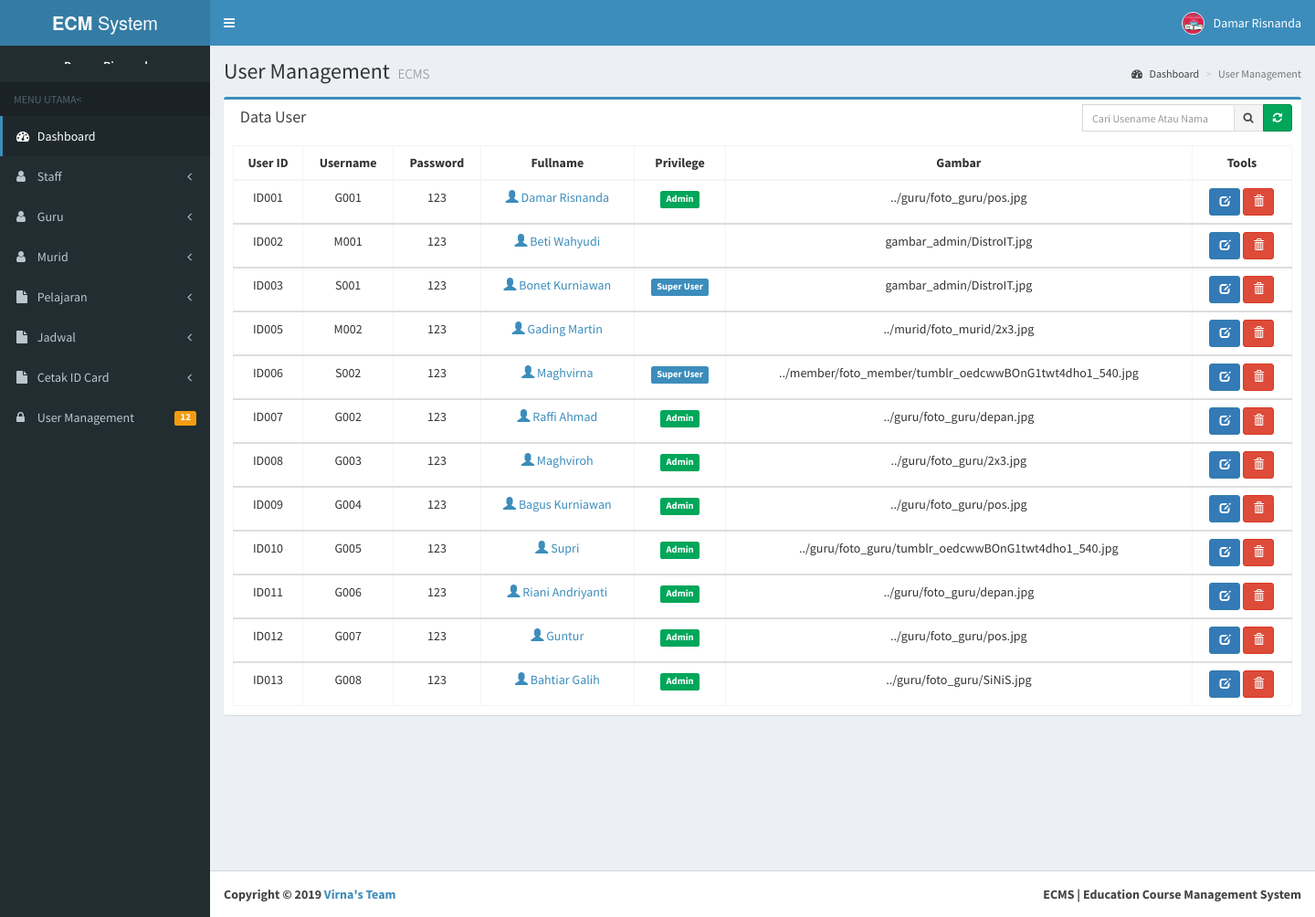
Page /admin/admin.php (signed in) on the committed database.
### tables this page shows
CREATE TABLE `guru` (
  `kd_guru` char(6) NOT NULL,
  `user_id` char(5) NOT NULL,
  `nama_guru` char(50) NOT NULL,
  `alamat_guru` varchar(50) NOT NULL,
  `no_hp` char(12) NOT NULL,
  `gambar` varchar(100) NOT NULL,
  PRIMARY KEY (`kd_guru`)
);

CREATE TABLE `user` (
  `user_id` char(5) NOT NULL,
  `username` char(10) NOT NULL,
  `password` char(8) NOT NULL,
  `fullname` text NOT NULL,
  `privilege` text NOT NULL,
  `gambar_user` varchar(100) NOT NULL,
  PRIMARY KEY (`user_id`)
);

### admin/admin.php (the view, shortened to what this page needs)
<?php
if (empty($_SESSION['username'])){
	header('location:../admin/index.php');
} else {
	include "../conn.php";
?>
<!DOCTYPE html>
<html>
  <head>
    <link rel="stylesheet" href="../bootstrap/css/bootstrap.min.css">
    <link rel="stylesheet" href="https://maxcdn.bootstrapcdn.com/font-awesome/4.4.0/css/font-awesome.min.css">
    <link rel="stylesheet" href="https://code.ionicframework.com/ionicons/2.0.1/css/ionicons.min.css">
    <link rel="stylesheet" href="../dist/css/AdminLTE.min.css">
    <link rel="stylesheet" href="../dist/css/skins/_all-skins.min.css">
    <link rel="stylesheet" href="../plugins/iCheck/flat/blue.css">
    <link rel="stylesheet" href="../plugins/morris/morris.css">
    <link rel="stylesheet" href="../plugins/jvectormap/jquery-jvectormap-1.2.2.css">
    <link rel="stylesheet" href="../plugins/datepicker/datepicker3.css">
    <link rel="stylesheet" href="../plugins/daterangepicker/daterangepicker-bs3.css">
    <link rel="stylesheet" href="../plugins/bootstrap-wysihtml5/bootstrap3-wysihtml5.min.css">
  </head>
  <body class="hold-transition skin-blue sidebar-mini">
    <div class="wrapper">
      <?php include "../header.php"; ?>
      <?php include "menu.php"; ?>
<?php } ?>
      <div class="content-wrapper">
        <section class="content-header">
          <h1>
            User Management
            <small>ECMS</small>
          </h1>
          <ol class="breadcrumb">
            <li><a href="index.php"><i class="fa fa-dashboard"></i> Dashboard</a></li>
            <li class="active">User Management</li>
          </ol>
        </section>
        <section class="content">
          <div class="row">
            <section class="col-lg-12 connectedSortable">
              <div class="box box-primary">
                <div class="box-header">
                  <h3 class="box-title">Data User</h3>
                  <div class="box-tools pull-right">
                  <form action='admin.php' method="POST">
    	             <div class="input-group" style="width: 230px;">
                      <input type="text" name="qcari" class="form-control input-sm pull-right" placeholder="Cari Usename Atau Nama">
                      <div class="input-group-btn">
                        <button type="submit" class="btn btn-sm btn-default tooltips" data-placement="bottom" data-toggle="tooltip" title="Cari Data"><i class="fa fa-search"></i></button>
                        <a href="admin.php" class="btn btn-sm btn-success tooltips" data-placement="bottom" data-toggle="tooltip" title="Refresh"><i class="fa fa-refresh"></i></a>
                      </div>
                    </div>
                    </form>
                  </div>
                </div>
                <div class="box-body">
                  <?php
                    $query1="select * from user";
                    $tampil=mysqli_query($koneksi, $query1) or die(mysqli_error());
                    ?>
                  <table id="example" class="table table-responsive table-hover table-bordered">
                  <thead>
                      <tr>
                        <th><center>User ID </center></th>
                        <th><center>Username </center></th>
                        <th><center>Password </center></th>
                        <th><center>Fullname </center></th>
                        <th><center>Privilege </center></th>
                        <th><center>Gambar</center></th>
                          <th><center>Tools</center></th>
                      </tr>
                  </thead>
                     <?php
                  while ($data = mysqli_fetch_array($tampil)) {
                      ?>
                      <tbody>
                          <tr>
                              <td><center><?php echo $data['user_id']; ?></center></td>
                      <td><center><?php echo $data['username']; ?></center></td>
                      <td><center><?php echo $data['password']; ?></center></td>
                 <td><center><a href="detail-admin.php?hal=edit&kd=<?php echo $data['user_id'];?>"><span class="glyphicon glyphicon-user"></span> <?php echo $data['fullname']; ?></a></center></td>
                  <td><center><?php
                            if($data['privilege'] == 'admin'){
								echo '<span class="label label-success">Admin</span>';
							}
                            else if ($data['privilege'] == 'superuser' ){
								echo '<span class="label label-primary">Super User</span>';
							}
                            else if ($data['privilege'] == 'user' ){
								echo '<span class="label label-info">User</span>';
							}
                             ?></center></td>
                   <td><center><?php echo $data['gambar_user'];?></center></td>
                    <td><center><div id="thanks"><a class="btn btn-sm btn-primary" data-placement="bottom" data-toggle="tooltip" title="Edit Admin" href="edit-admin.php?hal=edit&kd=<?php echo $data['user_id'];?>"><span class="glyphicon glyphicon-edit"></span></a>
                        <a onclick="return confirm ('Yakin hapus <?php echo $data['fullname'];?>.?');" class="btn btn-sm btn-danger tooltips" data-placement="bottom" data-toggle="tooltip" title="Hapus Admin" href="hapus-admin.php?hal=hapus&kd=<?php echo $data['user_id'];?>"><span class="glyphicon glyphicon-trash"></a></center></td></tr></div>
                 <?php
              }
              ?>
                   </tbody>
      <?php include "../footer.php"; ?>
  </body>
</html>

### header.php (shortened to what this page needs)
<header class="main-header">
    <a href="#" class="logo">
        <span class="logo-lg"><b>ECM</b> System </span>
    </a>
    <nav class="navbar navbar-static-top" role="navigation">
        <a href="#" class="sidebar-toggle" data-toggle="offcanvas" role="button">
        </a>
<div class="navbar-custom-menu">
    <ul class="nav navbar-nav">
        <li class="dropdown user user-menu">
            <a href="#" class="dropdown-toggle" data-toggle="dropdown">
                <?php
                if ($_SESSION['privilege'] == "admin" ) {
                    $q_header = mysqli_query($koneksi, "select g.gambar from guru g inner join user u on u.user_id = g.user_id where kd_guru='" . $_SESSION['username'] . "'");
                    $header = mysqli_fetch_array($q_header);
                    ?>
                    <img src="<?php echo $header['gambar']; ?>" class="user-image" style="border: 1px solid white;" alt="User Image">
                    <?php
                }
                ?>
                <span class="hidden-xs"><?php echo $_SESSION['fullname']; ?></span>
            </a>
        </li>
    </ul>
</div>
</nav>
</header>

### admin/menu.php (shortened to what this page needs)
<aside class="main-sidebar">
    <section class="sidebar">
        <div class="user-panel">
            <div class="pull-left info">
                <p><?php echo $_SESSION['fullname']; ?></p>
            </div>
        </div><br />
        <ul class="sidebar-menu">
            <li class="header">MENU UTAMA<</li>
            <li class="active treeview">
                <a href="../member/d_member.php">
                    <i class="fa fa-dashboard"></i> <span>Dashboard</span>
                </a>
            </li>
            <li>
                <a href="#">
                    <i class="fa fa-user"></i> <span>Staff</span> <i class="fa fa-angle-left pull-right"></i>
                </a>
            </li>
            <li>
                <a href="#">
                    <i class="fa fa-user"></i> <span>Guru</span> <i class="fa fa-angle-left pull-right"></i>
                </a>
            </li>
            <li>
                <a href="#">
                    <i class="fa fa-user"></i> <span>Murid</span> <i class="fa fa-angle-left pull-right"></i>
                </a>
            </li>
            <li>
                <a href="#">
                    <i class="fa fa-file"></i> <span>Pelajaran</span> <i class="fa fa-angle-left pull-right"></i>
                </a>
            </li>
            <li>
                <a href="#">
                    <i class="fa fa-file"></i> <span>Jadwal</span> <i class="fa fa-angle-left pull-right"></i>
                </a>
            </li>
            <li>
                <a href="#">
                    <i class="fa fa-file"></i> <span>Cetak ID Card</span> <i class="fa fa-angle-left pull-right"></i>
                </a>
            </li>
            <?php
            $tampil = mysqli_query($koneksi, "select * from user order by user_id desc");
            $total = mysqli_num_rows($tampil);
            ?>
            <li>
                <a href="#">
                    <i class="fa fa-lock"></i> <span>User Management</span>
                    <small class="label pull-right bg-yellow"><?php echo $total; ?></small>
                </a>
            </li>
    </section>
</aside>

### footer.php (shortened to what this page needs)
<footer class="main-footer">
        <div class="pull-right hidden-xs">
          <b>ECMS | Education Course Management System </b>
        </div>
        <strong>Copyright &copy; 2019 <a href="http://www.hakkoblogs.com">Virna's Team</a></strong>
      </footer>

### rows in the picture
guru: gambar (picture)
user: user_id "ID001", username "G001", password "123", fullname "Damar Risnanda", privilege "Admin", gambar_user "../guru/foto_guru/pos.jpg"
user: user_id "ID002", username "M001", password "123", fullname "Beti Wahyudi", gambar_user "gambar_admin/DistroIT.jpg"
user: user_id "ID003", username "S001", password "123", fullname "Bonet Kurniawan", privilege "Super User", gambar_user "gambar_admin/DistroIT.jpg"
user: user_id "ID005", username "M002", password "123", fullname "Gading Martin", gambar_user "../murid/foto_murid/2x3.jpg"
user: user_id "ID006", username "S002", password "123", fullname "Maghvirna", privilege "Super User", gambar_user "../member/foto_member/tumblr_oedcwwBOnG1twt4dho1_540.jpg"
user: user_id "ID007", username "G002", password "123", fullname "Raffi Ahmad", privilege "Admin", gambar_user "../guru/foto_guru/depan.jpg"
user: user_id "ID008", username "G003", password "123", fullname "Maghviroh", privilege "Admin", gambar_user "../guru/foto_guru/2x3.jpg"
user: user_id "ID009", username "G004", password "123", fullname "Bagus Kurniawan", privilege "Admin", gambar_user "../guru/foto_guru/pos.jpg"
user: user_id "ID010", username "G005", password "123", fullname "Supri", privilege "Admin", gambar_user "../guru/foto_guru/tumblr_oedcwwBOnG1twt4dho1_540.jpg"
user: user_id "ID011", username "G006", password "123", fullname "Riani Andriyanti", privilege "Admin", gambar_user "../guru/foto_guru/depan.jpg"
user: user_id "ID012", username "G007", password "123", fullname "Guntur", privilege "Admin", gambar_user "../guru/foto_guru/pos.jpg"
user: user_id "ID013", username "G008", password "123", fullname "Bahtiar Galih", privilege "Admin", gambar_user "../guru/foto_guru/SiNiS.jpg"

### other values in the picture
$_SESSION['fullname'] "Damar Risnanda"
$total "12"
